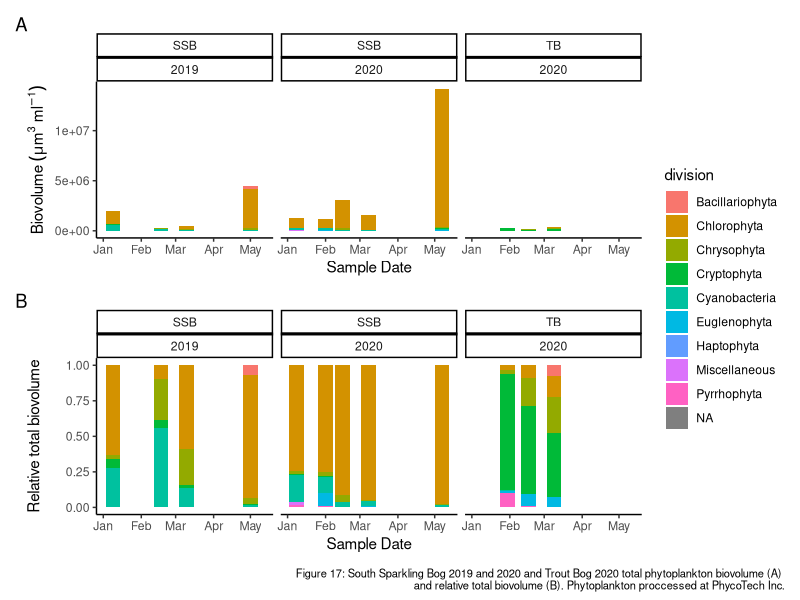
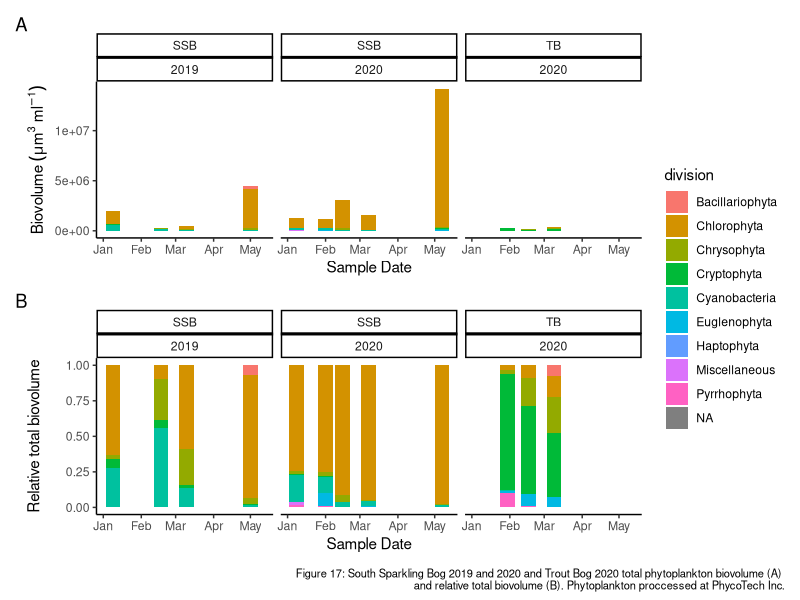
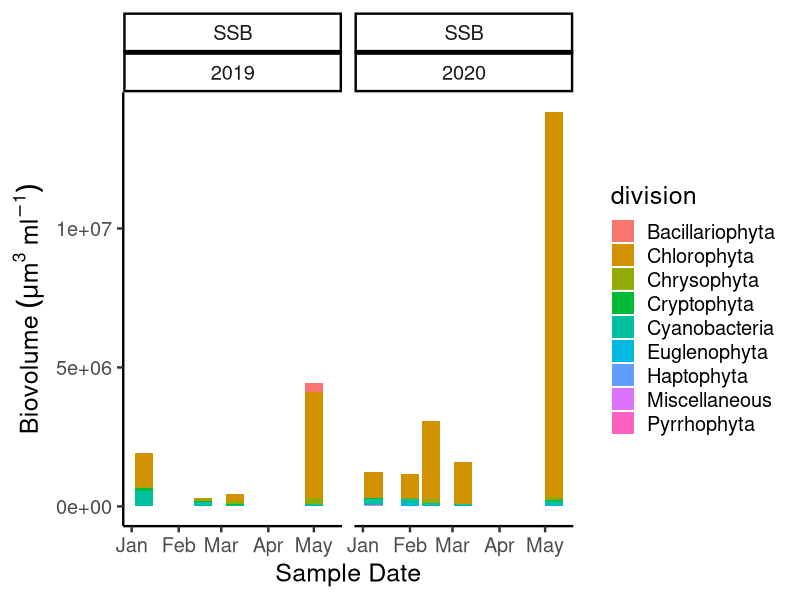
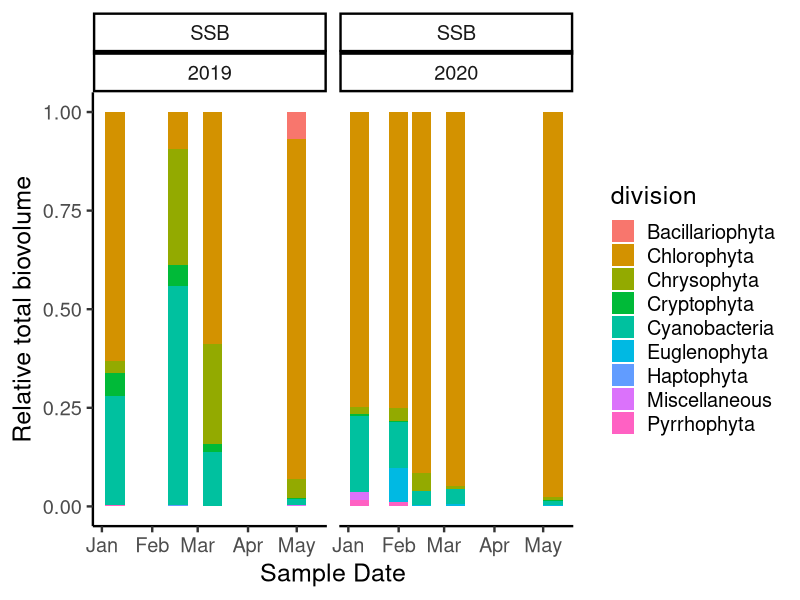

Here is the R script that generated these plots, in order:
# Plotting SSB and TB phytoplankton biovolumes
library(tidyverse)
library(scales)
library(patchwork)
#Load data
#taxanthangs = read_csv('SSBTBtaxalevel.csv')
#taxanthangs$sample_date=mdy(taxanthangs$sample_date)

#taxanthangs.shrike = select(taxanthangs, 4,8,23,47,48) %>% 
#  mutate(month = month(sample_date)) %>% 
#  mutate(year = year(sample_date))

#load in the adjusted one 
taxanthangs.adj = read_csv('data/SSBTBtaxalevel.adj.csv')
taxanthangs.adj$sample_date=mdy(taxanthangs.adj$sample_date)

taxanthangs.shrike.adj = select(taxanthangs.adj, 4,8,23,47,48) %>% 
  mutate(month = month(sample_date)) %>% 
  mutate(year = year(sample_date))



# The only tricky thing here is converting the x-axis to the same origin
p1 = ggplot(taxanthangs.shrike.adj, aes(fill=division, y=total_biovolume_cubic_um_per_ml_, 
                                    x = as.Date(yday(sample_date), "1970-01-01"))) + 
  geom_bar(position="stack", stat="identity", width = 12) +
  scale_x_date(labels = date_format("%b")) +
  facet_wrap(~sample_id + year) +
  xlab('Sample Date') +
  ylab(bquote(Biovolume ~ (mu*m^3~ml^-1)))+
  theme_classic()

p2 = ggplot(taxanthangs.shrike.adj, aes(fill=division, y=relative_total_biovolume, 
                                    x = as.Date(yday(sample_date), "1970-01-01"))) + 
  geom_bar(position="stack", stat="identity", width = 12) +
  scale_x_date(labels = date_format("%b")) +
  facet_wrap(~sample_id + year) +
  xlab('Sample Date') +
  ylab('Relative total biovolume') +
  theme_classic()

p1/p2 + plot_layout(guides = "collect")+plot_annotation(tag_levels = 'A')+
  plot_annotation(caption = 'Figure 17: South Sparkling Bog 2019 and 2020 and Trout Bog 2020 total phytoplankton biovolume (A) 
                  and relative total biovolume (B). Phytoplankton proccessed at PhycoTech Inc.',
                  theme = theme(plot.caption = element_text(size = 8)))
  
ggsave('17.RelativeTotalBiovolumes_SSB_TB_finalgraph.png', width = 6, height = 6, dpi = 500)


######################
#for the powerpoint

taxanthangs.shrike.adj.2 = select(taxanthangs.adj, 4,8,23,47,48) %>% 
  mutate(month = month(sample_date)) %>% 
  mutate(year = year(sample_date))%>%
  filter(sample_id =='SSB')



# The only tricky thing here is converting the x-axis to the same origin
p1 = ggplot(taxanthangs.shrike.adj.2, aes(fill=division, y=total_biovolume_cubic_um_per_ml_, 
                                        x = as.Date(yday(sample_date), "1970-01-01"))) + 
  geom_bar(position="stack", stat="identity", width = 12) +
  scale_x_date(labels = date_format("%b")) +
  facet_wrap(~sample_id + year) +
  xlab('Sample Date') +
  ylab(bquote(Biovolume ~ (mu*m^3~ml^-1)))+
  theme_classic(base_size = 18)
ggsave('ppt.Biovolumes_SSB_TB_finalgraph.short.png', width = 8, height = 5, dpi = 500)


p2 = ggplot(taxanthangs.shrike.adj.2, aes(fill=division, y=relative_total_biovolume, 
                                        x = as.Date(yday(sample_date), "1970-01-01"))) + 
  geom_bar(position="stack", stat="identity", width = 12) +
  scale_x_date(labels = date_format("%b")) +
  facet_wrap(~sample_id + year) +
  xlab('Sample Date') +
  ylab('Relative total biovolume') +
  theme_classic(base_size = 18)

ggsave('ppt.RelativeTotalBiovolumes_SSB_TB_finalgraph.png', width = 8, height = 5, dpi = 500)
